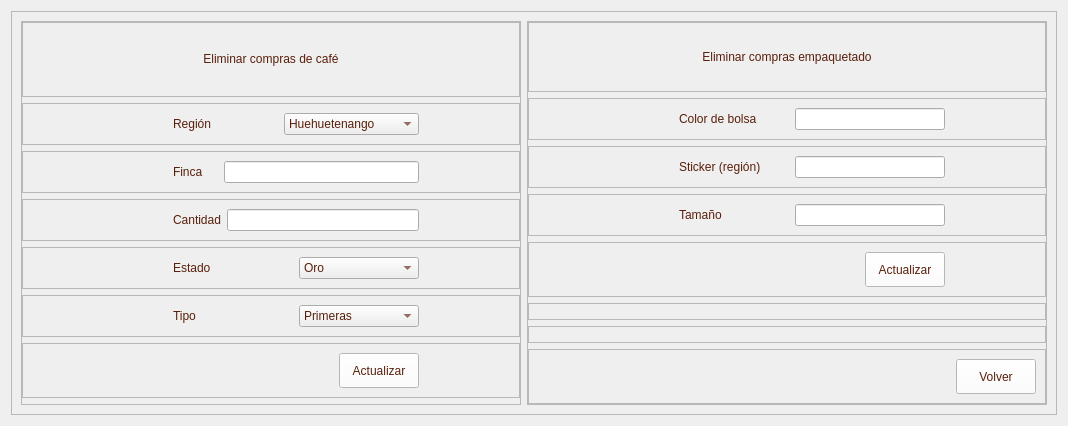
         <widget class="QWidget" name="page_compras_eliminar">
          <layout class="QVBoxLayout" name="verticalLayout_13">
           <item>
            <widget class="QFrame" name="frame_56">
             <property name="frameShape">
              <enum>QFrame::StyledPanel</enum>
             </property>
             <property name="frameShadow">
              <enum>QFrame::Raised</enum>
             </property>
             <layout class="QHBoxLayout" name="horizontalLayout_33">
              <item>
               <widget class="QFrame" name="frame_57">
                <property name="minimumSize">
                 <size>
                  <width>500</width>
                  <height>0</height>
                 </size>
                </property>
                <property name="maximumSize">
                 <size>
                  <width>550</width>
                  <height>16777215</height>
                 </size>
                </property>
                <property name="frameShape">
                 <enum>QFrame::StyledPanel</enum>
                </property>
                <property name="frameShadow">
                 <enum>QFrame::Raised</enum>
                </property>
                <layout class="QVBoxLayout" name="verticalLayout_24">
                 <property name="leftMargin">
                  <number>0</number>
                 </property>
                 <property name="topMargin">
                  <number>0</number>
                 </property>
                 <property name="rightMargin">
                  <number>0</number>
                 </property>
                 <property name="bottomMargin">
                  <number>0</number>
                 </property>
                 <item>
                  <widget class="QFrame" name="frame_58">
                   <property name="minimumSize">
                    <size>
                     <width>0</width>
                     <height>75</height>
                    </size>
                   </property>
                   <property name="maximumSize">
                    <size>
                     <width>16777215</width>
                     <height>75</height>
                    </size>
                   </property>
                   <property name="frameShape">
                    <enum>QFrame::StyledPanel</enum>
                   </property>
                   <property name="frameShadow">
                    <enum>QFrame::Raised</enum>
                   </property>
                   <layout class="QVBoxLayout" name="verticalLayout_25">
                    <item>
                     <widget class="QLabel" name="label_56">
                      <property name="minimumSize">
                       <size>
                        <width>0</width>
                        <height>50</height>
                       </size>
                      </property>
                      <property name="maximumSize">
                       <size>
                        <width>16777215</width>
                        <height>50</height>
                       </size>
                      </property>
                      <property name="styleSheet">
                       <string notr="true">color: rgb(89, 31, 11);
font: 75 12pt &quot;Open Sans Semibold&quot;</string>
                      </property>
                      <property name="text">
                       <string>Eliminar compras de café</string>
                      </property>
                      <property name="alignment">
                       <set>Qt::AlignCenter</set>
                      </property>
                     </widget>
                    </item>
                   </layout>
                  </widget>
                 </item>
                 <item>
                  <widget class="QFrame" name="frame_59">
                   <property name="frameShape">
                    <enum>QFrame::StyledPanel</enum>
                   </property>
                   <property name="frameShadow">
                    <enum>QFrame::Raised</enum>
                   </property>
                   <layout class="QHBoxLayout" name="horizontalLayout_34">
                    <property name="leftMargin">
                     <number>150</number>
                    </property>
                    <property name="rightMargin">
                     <number>100</number>
                    </property>
                    <item>
                     <widget class="QLabel" name="label_25">
                      <property name="styleSheet">
                       <string notr="true">color: rgb(89, 31, 11);
font: 75 10pt &quot;Open Sans Semibold&quot;</string>
                      </property>
                      <property name="text">
                       <string>Región</string>
                      </property>
                     </widget>
                    </item>
                    <item>
                     <widget class="QComboBox" name="comboBox_10">
                      <property name="styleSheet">
                       <string notr="true">color: rgb(89, 31, 11);
font: 75 10pt &quot;Open Sans Semibold&quot;</string>
                      </property>
                      <item>
                       <property name="text">
                        <string>Huehuetenango</string>
                       </property>
                      </item>
                      <item>
                       <property name="text">
                        <string>San Marcos</string>
                       </property>
                      </item>
                      <item>
                       <property name="text">
                        <string>Antigua Guatemala</string>
                       </property>
                      </item>
                      <item>
                       <property name="text">
                        <string>Acatenango</string>
                       </property>
                      </item>
                      <item>
                       <property name="text">
                        <string>Fraijanes</string>
                       </property>
                      </item>
                      <item>
                       <property name="text">
                        <string>Coban</string>
                       </property>
                      </item>
                      <item>
                       <property name="text">
                        <string>Nuevo Oriente</string>
                       </property>
                      </item>
                      <item>
                       <property name="text">
                        <string>Atitlan</string>
                       </property>
                      </item>
                     </widget>
                    </item>
                   </layout>
                  </widget>
                 </item>
                 <item>
                  <widget class="QFrame" name="frame_60">
                   <property name="frameShape">
                    <enum>QFrame::StyledPanel</enum>
                   </property>
                   <property name="frameShadow">
                    <enum>QFrame::Raised</enum>
                   </property>
                   <layout class="QHBoxLayout" name="horizontalLayout_35">
                    <property name="leftMargin">
                     <number>150</number>
                    </property>
                    <property name="rightMargin">
                     <number>100</number>
                    </property>
                    <item>
                     <widget class="QLabel" name="label_26">
                      <property name="styleSheet">
                       <string notr="true">color: rgb(89, 31, 11);
font: 75 10pt &quot;Open Sans Semibold&quot;</string>
                      </property>
                      <property name="text">
                       <string>Finca</string>
                      </property>
                     </widget>
                    </item>
                    <item>
                     <widget class="QLineEdit" name="lineEdit_13">
                      <property name="minimumSize">
                       <size>
                        <width>195</width>
                        <height>0</height>
                       </size>
                      </property>
                      <property name="maximumSize">
                       <size>
                        <width>190</width>
                        <height>16777215</height>
                       </size>
                      </property>
                     </widget>
                    </item>
                   </layout>
                  </widget>
                 </item>
                 <item>
                  <widget class="QFrame" name="frame_61">
                   <property name="frameShape">
                    <enum>QFrame::StyledPanel</enum>
                   </property>
                   <property name="frameShadow">
                    <enum>QFrame::Raised</enum>
                   </property>
                   <layout class="QHBoxLayout" name="horizontalLayout_36">
                    <property name="leftMargin">
                     <number>150</number>
                    </property>
                    <property name="rightMargin">
                     <number>100</number>
                    </property>
                    <item>
                     <widget class="QLabel" name="label_27">
                      <property name="styleSheet">
                       <string notr="true">color: rgb(89, 31, 11);
font: 75 10pt &quot;Open Sans Semibold&quot;</string>
                      </property>
                      <property name="text">
                       <string>Cantidad</string>
                      </property>
                     </widget>
                    </item>
                    <item>
                     <widget class="QLineEdit" name="lineEdit_14">
                      <property name="minimumSize">
                       <size>
                        <width>190</width>
                        <height>0</height>
                       </size>
                      </property>
                      <property name="maximumSize">
                       <size>
                        <width>195</width>
                        <height>16777215</height>
                       </size>
                      </property>
                     </widget>
                    </item>
                   </layout>
                  </widget>
                 </item>
                 <item>
                  <widget class="QFrame" name="frame_62">
                   <property name="frameShape">
                    <enum>QFrame::StyledPanel</enum>
                   </property>
                   <property name="frameShadow">
                    <enum>QFrame::Raised</enum>
                   </property>
                   <layout class="QHBoxLayout" name="horizontalLayout_37">
                    <property name="leftMargin">
                     <number>150</number>
                    </property>
                    <property name="rightMargin">
                     <number>100</number>
                    </property>
                    <item>
                     <widget class="QLabel" name="label_28">
                      <property name="styleSheet">
                       <string notr="true">color: rgb(89, 31, 11);
font: 75 10pt &quot;Open Sans Semibold&quot;</string>
                      </property>
                      <property name="text">
                       <string>Estado</string>
                      </property>
                     </widget>
                    </item>
                    <item>
                     <widget class="QComboBox" name="comboBox_11">
                      <property name="maximumSize">
                       <size>
                        <width>300</width>
                        <height>16777215</height>
                       </size>
                      </property>
                      <property name="styleSheet">
                       <string notr="true">color: rgb(89, 31, 11);
font: 75 10pt &quot;Open Sans Semibold&quot;</string>
                      </property>
                      <item>
                       <property name="text">
                        <string>Oro</string>
                       </property>
                      </item>
                      <item>
                       <property name="text">
                        <string>Pergamino</string>
                       </property>
                      </item>
                      <item>
                       <property name="text">
                        <string>Cerezo</string>
                       </property>
                      </item>
                     </widget>
                    </item>
                   </layout>
                  </widget>
                 </item>
                 <item>
                  <widget class="QFrame" name="frame_63">
                   <property name="frameShape">
                    <enum>QFrame::StyledPanel</enum>
                   </property>
                   <property name="frameShadow">
                    <enum>QFrame::Raised</enum>
                   </property>
                   <layout class="QHBoxLayout" name="horizontalLayout_38">
                    <property name="leftMargin">
                     <number>150</number>
                    </property>
                    <property name="rightMargin">
                     <number>100</number>
                    </property>
                    <item>
                     <widget class="QLabel" name="label_29">
                      <property name="styleSheet">
                       <string notr="true">color: rgb(89, 31, 11);
font: 75 10pt &quot;Open Sans Semibold&quot;</string>
                      </property>
                      <property name="text">
                       <string>Tipo</string>
                      </property>
                     </widget>
                    </item>
                    <item>
                     <widget class="QComboBox" name="comboBox_12">
                      <property name="styleSheet">
                       <string notr="true">color: rgb(89, 31, 11);
font: 75 10pt &quot;Open Sans Semibold&quot;</string>
                      </property>
                      <item>
                       <property name="text">
                        <string>Primeras</string>
                       </property>
                      </item>
                      <item>
                       <property name="text">
                        <string>Segundas</string>
                       </property>
                      </item>
                      <item>
                       <property name="text">
                        <string>Espressio</string>
                       </property>
                      </item>
                      <item>
                       <property name="text">
                        <string>Cataduras</string>
                       </property>
                      </item>
                     </widget>
                    </item>
                   </layout>
                  </widget>
                 </item>
                 <item>
                  <widget class="QFrame" name="frame_64">
                   <property name="frameShape">
                    <enum>QFrame::StyledPanel</enum>
                   </property>
                   <property name="frameShadow">
                    <enum>QFrame::Raised</enum>
                   </property>
                   <property name="midLineWidth">
                    <number>0</number>
                   </property>
                   <layout class="QHBoxLayout" name="horizontalLayout_39">
                    <property name="leftMargin">
                     <number>200</number>
                    </property>
                    <property name="rightMargin">
                     <number>100</number>
                    </property>
                    <item>
                     <spacer name="horizontalSpacer_23">
                      <property name="orientation">
                       <enum>Qt::Horizontal</enum>
                      </property>
                      <property name="sizeHint" stdset="0">
                       <size>
                        <width>40</width>
                        <height>20</height>
                       </size>
                      </property>
                     </spacer>
                    </item>
                    <item>
                     <widget class="QPushButton" name="pushButton_11">
                      <property name="minimumSize">
                       <size>
                        <width>0</width>
                        <height>35</height>
                       </size>
                      </property>
                      <property name="styleSheet">
                       <string notr="true">QFrame{
background-color: rgb(51, 157, 255);
}

QPushButton{
color: rgb(89, 31, 11);
background-color: rgb(255, 255, 255);
font: 75 9pt &quot;Open Sans Semibold&quot;
}

QPushButton:hover{
color: rgb(255, 255, 255);
background-color: rgb(209, 172, 127);
font: 75 9pt  &quot;Open Sans Semibold&quot;
}
</string>
                      </property>
                      <property name="text">
                       <string>Actualizar</string>
                      </property>
                     </widget>
                    </item>
                   </layout>
                  </widget>
                 </item>
                 <item>
                  <widget class="QFrame" name="frame_65">
                   <property name="frameShape">
                    <enum>QFrame::StyledPanel</enum>
                   </property>
                   <property name="frameShadow">
                    <enum>QFrame::Raised</enum>
                   </property>
                  </widget>
                 </item>
                </layout>
               </widget>
              </item>
              <item>
               <widget class="QFrame" name="frame_66">
                <property name="frameShape">
                 <enum>QFrame::StyledPanel</enum>
                </property>
                <property name="frameShadow">
                 <enum>QFrame::Raised</enum>
                </property>
                <layout class="QVBoxLayout" name="verticalLayout_26">
                 <property name="leftMargin">
                  <number>0</number>
                 </property>
                 <property name="topMargin">
                  <number>0</number>
                 </property>
                 <property name="rightMargin">
                  <number>0</number>
                 </property>
                 <property name="bottomMargin">
                  <number>0</number>
                 </property>
                 <item>
                  <widget class="QFrame" name="frame_67">
                   <property name="frameShape">
                    <enum>QFrame::StyledPanel</enum>
                   </property>
                   <property name="frameShadow">
                    <enum>QFrame::Raised</enum>
                   </property>
                   <layout class="QVBoxLayout" name="verticalLayout_27">
                    <item>
                     <widget class="QLabel" name="label_57">
                      <property name="minimumSize">
                       <size>
                        <width>0</width>
                        <height>50</height>
                       </size>
                      </property>
                      <property name="maximumSize">
                       <size>
                        <width>16777215</width>
                        <height>50</height>
                       </size>
                      </property>
                      <property name="styleSheet">
                       <string notr="true">color: rgb(89, 31, 11);
font: 75 12pt &quot;Open Sans Semibold&quot;</string>
                      </property>
                      <property name="text">
                       <string>Eliminar compras empaquetado</string>
                      </property>
                      <property name="alignment">
                       <set>Qt::AlignCenter</set>
                      </property>
                     </widget>
                    </item>
                   </layout>
                  </widget>
                 </item>
                 <item>
                  <widget class="QFrame" name="frame_68">
                   <property name="frameShape">
                    <enum>QFrame::StyledPanel</enum>
                   </property>
                   <property name="frameShadow">
                    <enum>QFrame::Raised</enum>
                   </property>
                   <layout class="QHBoxLayout" name="horizontalLayout_40">
                    <property name="leftMargin">
                     <number>150</number>
                    </property>
                    <property name="rightMargin">
                     <number>100</number>
                    </property>
                    <item>
                     <widget class="QLabel" name="label_30">
                      <property name="maximumSize">
                       <size>
                        <width>200</width>
                        <height>16777215</height>
                       </size>
                      </property>
                      <property name="styleSheet">
                       <string notr="true">color: rgb(89, 31, 11);
font: 75 10pt &quot;Open Sans Semibold&quot;</string>
                      </property>
                      <property name="text">
                       <string>Color de bolsa</string>
                      </property>
                     </widget>
                    </item>
                    <item>
                     <widget class="QLineEdit" name="lineEdit_15">
                      <property name="maximumSize">
                       <size>
                        <width>150</width>
                        <height>16777215</height>
                       </size>
                      </property>
                     </widget>
                    </item>
                   </layout>
                  </widget>
                 </item>
                 <item>
                  <widget class="QFrame" name="frame_69">
                   <property name="frameShape">
                    <enum>QFrame::StyledPanel</enum>
                   </property>
                   <property name="frameShadow">
                    <enum>QFrame::Raised</enum>
                   </property>
                   <layout class="QHBoxLayout" name="horizontalLayout_41">
                    <property name="leftMargin">
                     <number>150</number>
                    </property>
                    <property name="rightMargin">
                     <number>100</number>
                    </property>
                    <item>
                     <widget class="QLabel" name="label_31">
                      <property name="maximumSize">
                       <size>
                        <width>200</width>
                        <height>16777215</height>
                       </size>
                      </property>
                      <property name="styleSheet">
                       <string notr="true">color: rgb(89, 31, 11);
font: 75 10pt &quot;Open Sans Semibold&quot;</string>
                      </property>
                      <property name="text">
                       <string>Sticker (región)</string>
                      </property>
                     </widget>
                    </item>
                    <item>
                     <widget class="QLineEdit" name="lineEdit_16">
                      <property name="maximumSize">
                       <size>
                        <width>150</width>
                        <height>16777215</height>
                       </size>
                      </property>
                     </widget>
                    </item>
                   </layout>
                  </widget>
                 </item>
                 <item>
                  <widget class="QFrame" name="frame_70">
                   <property name="frameShape">
                    <enum>QFrame::StyledPanel</enum>
                   </property>
                   <property name="frameShadow">
                    <enum>QFrame::Raised</enum>
                   </property>
                   <layout class="QHBoxLayout" name="horizontalLayout_42">
                    <property name="leftMargin">
                     <number>150</number>
                    </property>
                    <property name="rightMargin">
                     <number>100</number>
                    </property>
                    <item>
                     <widget class="QLabel" name="label_32">
                      <property name="minimumSize">
                       <size>
                        <width>50</width>
                        <height>0</height>
                       </size>
                      </property>
                      <property name="maximumSize">
                       <size>
                        <width>200</width>
                        <height>16777215</height>
                       </size>
                      </property>
                      <property name="styleSheet">
                       <string notr="true">color: rgb(89, 31, 11);
font: 75 10pt &quot;Open Sans Semibold&quot;</string>
                      </property>
                      <property name="text">
                       <string>Tamaño</string>
                      </property>
                     </widget>
                    </item>
                    <item>
                     <widget class="QLineEdit" name="lineEdit_17">
                      <property name="maximumSize">
                       <size>
                        <width>150</width>
                        <height>16777215</height>
                       </size>
                      </property>
                     </widget>
                    </item>
                   </layout>
                  </widget>
                 </item>
                 <item>
                  <widget class="QFrame" name="frame_71">
                   <property name="frameShape">
                    <enum>QFrame::StyledPanel</enum>
                   </property>
                   <property name="frameShadow">
                    <enum>QFrame::Raised</enum>
                   </property>
                   <layout class="QHBoxLayout" name="horizontalLayout_43">
                    <property name="leftMargin">
                     <number>200</number>
                    </property>
                    <property name="rightMargin">
                     <number>100</number>
                    </property>
                    <item>
                     <spacer name="horizontalSpacer_24">
                      <property name="orientation">
                       <enum>Qt::Horizontal</enum>
                      </property>
                      <property name="sizeHint" stdset="0">
                       <size>
                        <width>40</width>
                        <height>20</height>
                       </size>
                      </property>
                     </spacer>
                    </item>
                    <item>
                     <widget class="QPushButton" name="pushButton_12">
                      <property name="minimumSize">
                       <size>
                        <width>0</width>
                        <height>35</height>
                       </size>
                      </property>
                      <property name="styleSheet">
                       <string notr="true">QFrame{
background-color: rgb(51, 157, 255);
}

QPushButton{
color: rgb(89, 31, 11);
background-color: rgb(255, 255, 255);
font: 75 9pt &quot;Open Sans Semibold&quot;
}

QPushButton:hover{
color: rgb(255, 255, 255);
background-color: rgb(209, 172, 127);
font: 75 9pt  &quot;Open Sans Semibold&quot;
}
</string>
                      </property>
                      <property name="text">
                       <string>Actualizar</string>
                      </property>
                     </widget>
                    </item>
                   </layout>
                  </widget>
                 </item>
                 <item>
                  <widget class="QFrame" name="frame_72">
                   <property name="frameShape">
                    <enum>QFrame::StyledPanel</enum>
                   </property>
                   <property name="frameShadow">
                    <enum>QFrame::Raised</enum>
                   </property>
                  </widget>
                 </item>
                 <item>
                  <widget class="QFrame" name="frame_73">
                   <property name="frameShape">
                    <enum>QFrame::StyledPanel</enum>
                   </property>
                   <property name="frameShadow">
                    <enum>QFrame::Raised</enum>
                   </property>
                  </widget>
                 </item>
                 <item>
                  <widget class="QFrame" name="frame_74">
                   <property name="frameShape">
                    <enum>QFrame::StyledPanel</enum>
                   </property>
                   <property name="frameShadow">
                    <enum>QFrame::Raised</enum>
                   </property>
                   <layout class="QHBoxLayout" name="horizontalLayout_61">
                    <item>
                     <spacer name="horizontalSpacer_25">
                      <property name="orientation">
                       <enum>Qt::Horizontal</enum>
                      </property>
                      <property name="sizeHint" stdset="0">
                       <size>
                        <width>418</width>
                        <height>20</height>
                       </size>
                      </property>
                     </spacer>
                    </item>
                    <item>
                     <widget class="QPushButton" name="btn_volver_I_3">
                      <property name="minimumSize">
                       <size>
                        <width>0</width>
                        <height>35</height>
                       </size>
                      </property>
                      <property name="styleSheet">
                       <string notr="true">QFrame{
background-color: rgb(51, 157, 255);
}

QPushButton{
color: rgb(89, 31, 11);
background-color: rgb(255, 255, 255);
font: 75 9pt &quot;Open Sans Semibold&quot;
}

QPushButton:hover{
color: rgb(255, 255, 255);
background-color: rgb(209, 172, 127);
font: 75 9pt  &quot;Open Sans Semibold&quot;
}
</string>
                      </property>
                      <property name="text">
                       <string>Volver</string>
                      </property>
                     </widget>
                    </item>
                   </layout>
                  </widget>
                 </item>
                </layout>
               </widget>
              </item>
             </layout>
            </widget>
           </item>
          </layout>
         </widget>
